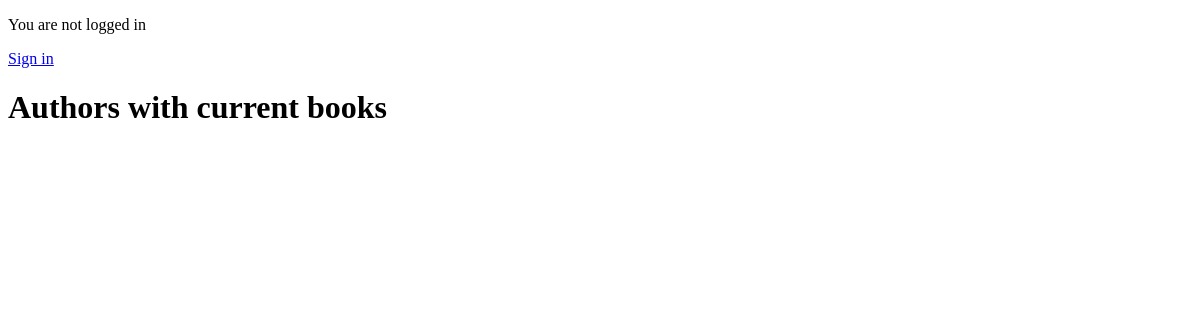
The page /authors/active on the database as committed earlier.
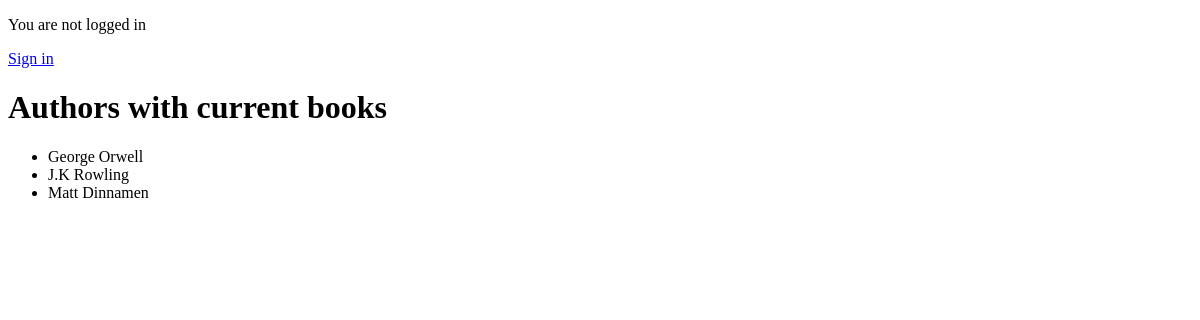
The same page on the database as committed later.
### books/models.py (models this page shows, shortened)
class Author(models.Model):
    name = models.CharField(max_length=100)
    user = models.OneToOneField(User, on_delete=models.CASCADE, related_name='author')

### books/views.py (the view)
# urls.py: path('authors/active', views.AuthorsWithBooksView.as_view(), name='authors_with_books'),
class AuthorsWithBooksView(generic.ListView):
    model = Author
    template_name = 'books/author_with_books.html'
    def get_queryset(self):
        return Author.objects.annotate(book_count=Count('book')).filter(book_count__gte = 1)

### books/templates/books/author_with_books.html
{% extends 'base.html' %}
{% block content %}
<h1>Authors with current books</h1>
<ul>
    {% for author in author_list %}
    <li>{{ author.name }}</li>
    {% endfor %}
</ul>
{% endblock content %}

### templates/base.html (shortened to what this page needs)
<!DOCTYPE html>
<html lang="en">
<head>
    {% load static %}
    <link href="{% static 'css/styles.css' %}" rel="stylesheet">
</head>
{% if user.is_authenticated%}
<p>Hi, {{user.username}}</p>
<form action="{% url 'logout' %}" method="POST">
    {% csrf_token %}
    <button type="submit">Log Out</button>
</form>
{% else %}
<p>You are not logged in</p>
<a href="{% url 'sign_in' %}">Sign in</a>
{% endif %}
<body>
    {% block content %}
    {% endblock content %}
</body>
</html>

Rows that differ between the two databases and show on the page:
added Author: name "George Orwell"
added Author: name "J.K Rowling"
added Author: name "Matt Dinnamen"
